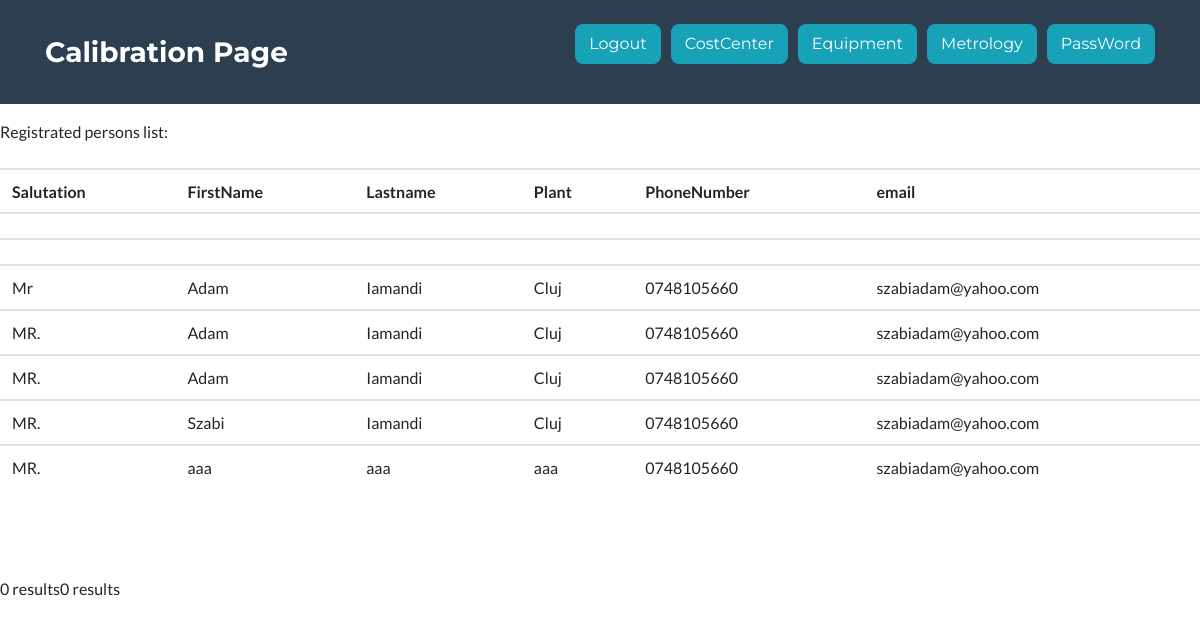
The app's page /index.php (signed in), older data.
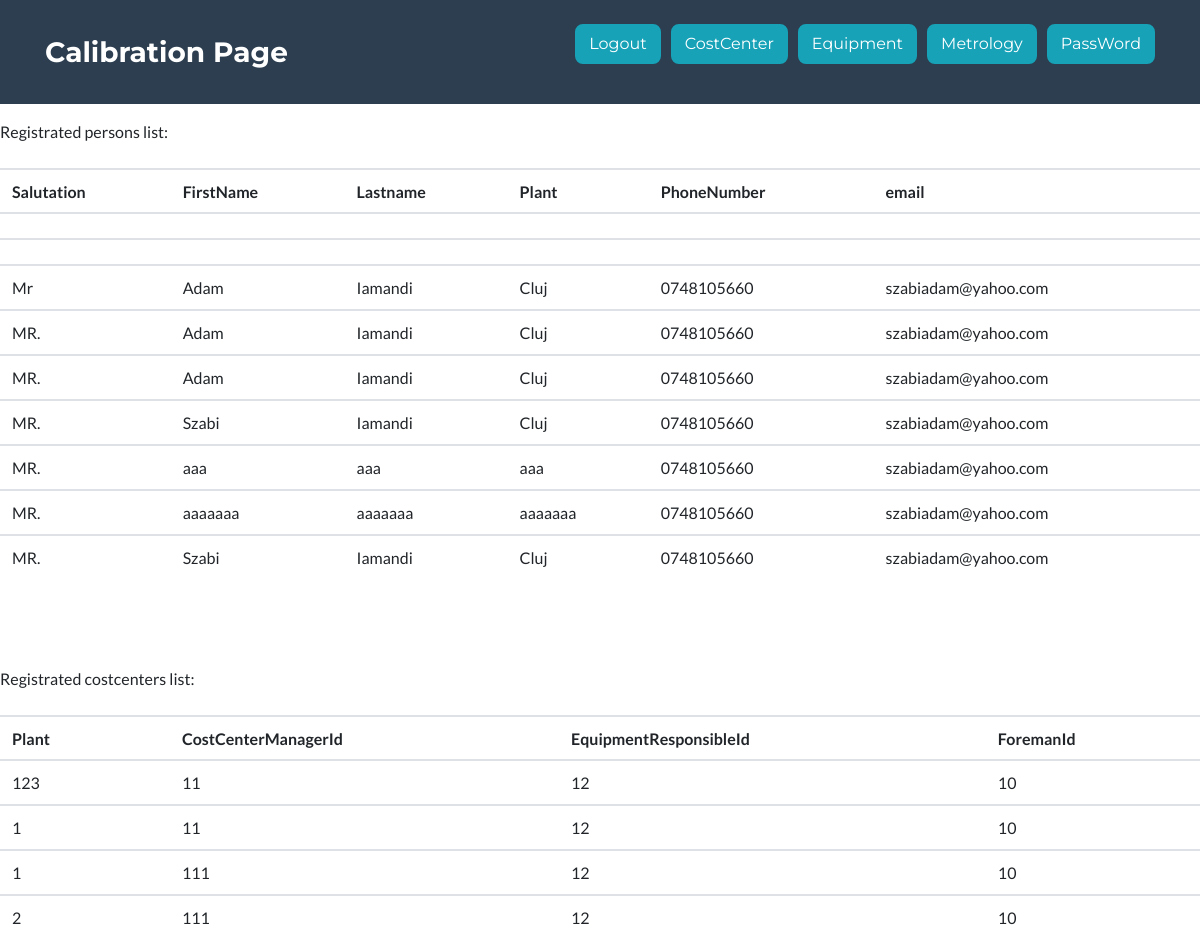
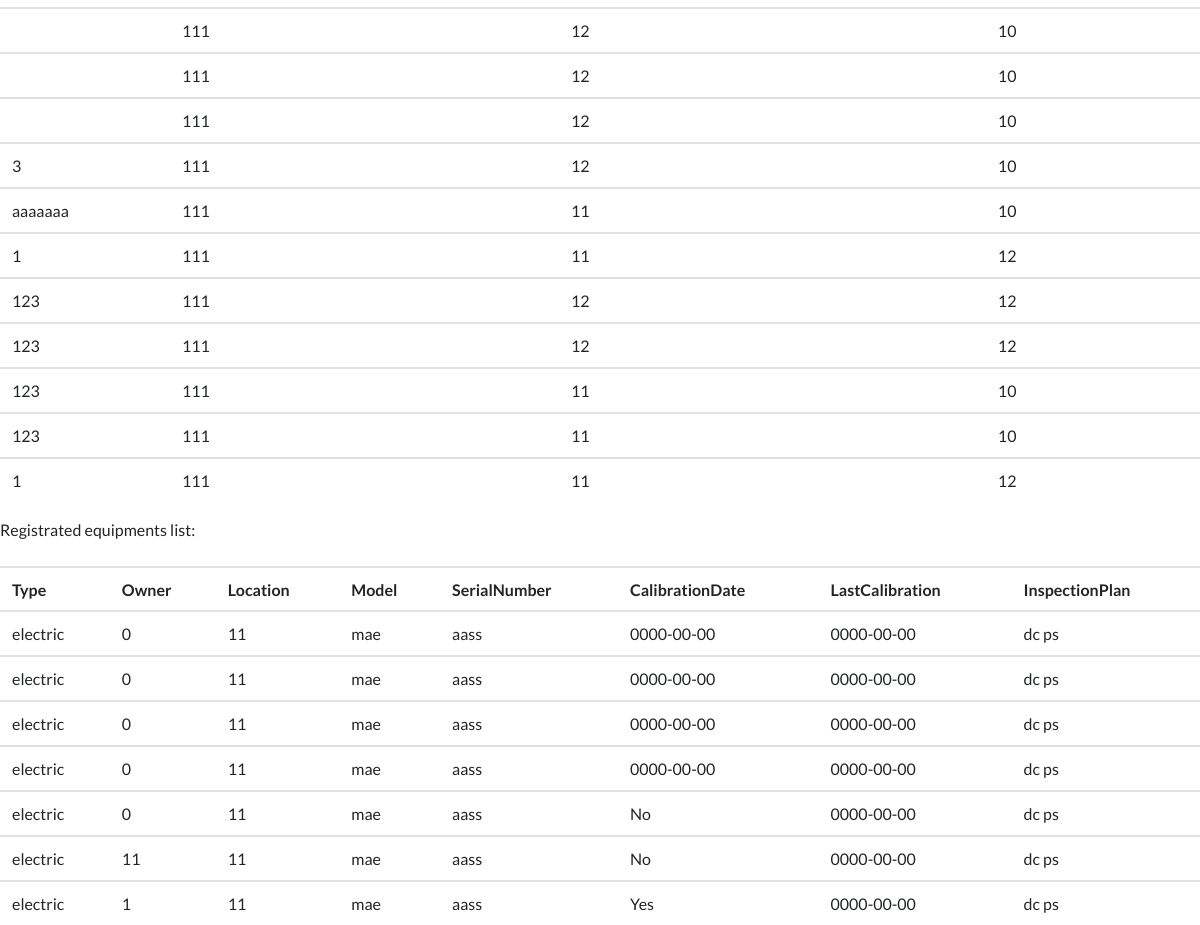
The same page, newer data (2 pictures, top to bottom).
### tables this page shows
CREATE TABLE `person` (
  `id` int(255) NOT NULL COMMENT 'person id',
  `salutation` varchar(256) NOT NULL,
  `firstName` varchar(256) NOT NULL,
  `lastName` varchar(256) NOT NULL,
  `plant` varchar(256) NOT NULL,
  `phoneNumber` varchar(10) NOT NULL,
  `email` varchar(256) NOT NULL,
  `password` varchar(255) DEFAULT NULL,
  `user` varchar(255) DEFAULT NULL
);

CREATE TABLE `costcenter1` (
  `costcenterId` int(255) NOT NULL,
  `plant` varchar(255) NOT NULL,
  `costCenterManagerId` int(255) NOT NULL,
  `equipmentResponsibleId` int(255) NOT NULL,
  `foremanId` int(255) NOT NULL
);

CREATE TABLE `equipment` (
  `equipmentId` int(255) NOT NULL,
  `type` varchar(255) NOT NULL,
  `owner` int(255) NOT NULL,
  `location` int(255) NOT NULL,
  `model` varchar(255) NOT NULL,
  `serialNumber` varchar(255) NOT NULL,
  `calibrationDate` varchar(255) NOT NULL,
  `lastCalibration` date NOT NULL,
  `inspectionPlan` varchar(255) NOT NULL
);

### index.php (the view, shortened to what this page needs)
<link rel="stylesheet" type="text/css" href="css/background.css">
<?php
if(isset($_SESSION['user']))
	include "header2.php";
	else include "header.php";
?>
<?php include "db_connect.php"; ?>
<?php
	if(isset($_SESSION['user'])) {
		$sql = "SELECT * FROM person";
		$result = $connection->query($sql);
					if($result->num_rows > 0) {
					echo "Registrated persons list:
					<br><br>
					<table class=\"table\">
					<tr>
					<th>Salutation</th>
					<th>FirstName</th>
    				<th>Lastname</th>
					<th>Plant</th>
					<th>PhoneNumber</th>
					<th>email</th>
					</tr>
					<tr>";
					while($row = $result->fetch_assoc()) {
						echo "<tr>";
						echo "<td>" . $row["salutation"] . "</td>";
						echo "<td>" . $row["firstName"] . "</td>";
						echo "<td>" . $row["lastName"] . "</td>";
						echo "<td>" . $row["plant"] . "</td>";
						echo "<td>" . $row["phoneNumber"] . "</td>";
						echo "<td>" . $row["email"] . "</td>";
						}
				echo "</table>";
			}
					else echo "0 results";
				echo "<br><br><br>";
			$sql2 = "SELECT * FROM costcenter1";
			$result = $connection->query($sql2);
					if($result->num_rows > 0) {
					echo "Registrated costcenters list:
					<br><br>
					<table class=\"table\">
					<tr>
					<th>Plant</th>
					<th>CostCenterManagerId</th>
    				<th>EquipmentResponsibleId</th>
					<th>ForemanId</th>
					</tr>
					<tr>";
					while($row = $result->fetch_assoc()) {
						echo "<tr>";
						echo "<td>" . $row["plant"] . "</td>";
						echo "<td>" . $row["costCenterManagerId"] . "</td>";
						echo "<td>" . $row["equipmentResponsibleId"] . "</td>";
						echo "<td>" . $row["foremanId"] . "</td>";
						}
				echo "</table>";
			}
					else echo "0 results";
			$sql3 = "SELECT * FROM equipment";
			$result = $connection->query($sql3);
					if($result->num_rows > 0) {
					echo "Registrated equipments list:
					<br><br>
					<table class=\"table\">
					<tr>
					<th>Type</th>
					<th>Owner</th>
    				<th>Location</th>
					<th>Model</th>
					<th>SerialNumber</th>
					<th>CalibrationDate</th>
    				<th>LastCalibration</th>
					<th>InspectionPlan</th>
					</tr>
					<tr>";
					while($row = $result->fetch_assoc()) {
						echo "<tr>";
						echo "<td>" . $row["type"] . "</td>";
						echo "<td>" . $row["owner"] . "</td>";
						echo "<td>" . $row["location"] . "</td>";
						echo "<td>" . $row["model"] . "</td>";
						echo "<td>" . $row["serialNumber"] . "</td>";
						echo "<td>" . $row["calibrationDate"] . "</td>";
						echo "<td>" . $row["lastCalibration"] . "</td>";
						echo "<td>" . $row["inspectionPlan"] . "</td>";
						}
				echo "</table>";
			}
					else echo "0 results";
	}
	else {
    echo '<div class="bg">
		<h3 class="bg1"> Hello, Welcome to the equipment database. If you want to review the equipment list, please register or login</h3>
	</div>';
	}
?>
</body>

### header2.php (shortened to what this page needs)
<!DOCTYPE html>
<html lang="en">
<head>
  <link href="vendor/fontawesome-free/css/all.min.css" rel="stylesheet" type="text/css">
  <link href="css/freelancer.min.css" rel="stylesheet">
  <link href="css/style.css" rel="stylesheet">
</head>
<body id="page-top">
  <nav class="navbar navbar-expand-lg bg-secondary fixed-top" id="mainNav">
    <div class="container">
    <a class="navbar-brand js-scroll-trigger" href="index.php">Calibration Page</a>
    <form method = "post">
    <div class="form-row">
	<div class="col-sm-0.5">
	</div>
	<div class="col-sm-1.5">
	<button type="submit" class="btn btn-info btn-block" name = "logout">Logout</button>
    </div>
	<div class="col-sm-1.5">
	<a role="button" class="btn btn-info btn-block" href="costcenter.php">CostCenter</a>
	</div>
	<div class="col-sm-1.5">
	<a role="button" class="btn btn-info btn-block" href="equipment.php">Equipment</a>
	</div>
	<div class="col-sm-1.5">
	<a role="button" class="btn btn-info btn-block" href="Metrology.php">Metrology</a>
	</div>
	<div class="col-sm-1.5">
	<a role="button" class="btn btn-info btn-block" href="password.php">PassWord</a>
	</div>
	</div>
	</form>
    </div>
</nav>
<br><br><br><br><br>

### css/background.css (style rules this page uses)
body, html { height: 100%; }

Row changes from the older to the newer data that the page shows:
added person: salutation "MR.", firstName "aaaaaaa", lastName "aaaaaaa", plant "aaaaaaa", phoneNumber "0748105660", email "szabiadam@yahoo.com"
added person: salutation "MR.", firstName "Szabi", lastName "Iamandi", plant "Cluj", phoneNumber "0748105660", email "szabiadam@yahoo.com"
added costcenter1: plant "123", costCenterManagerId "11", equipmentResponsibleId "12", foremanId "10"
added costcenter1: plant "1", costCenterManagerId "11", equipmentResponsibleId "12", foremanId "10"
added costcenter1: plant "1", costCenterManagerId "111", equipmentResponsibleId "12", foremanId "10"
added costcenter1: plant "2", costCenterManagerId "111", equipmentResponsibleId "12", foremanId "10"
added costcenter1: costCenterManagerId "111", equipmentResponsibleId "12", foremanId "10"
added costcenter1: costCenterManagerId "111", equipmentResponsibleId "12", foremanId "10"
added costcenter1: costCenterManagerId "111", equipmentResponsibleId "12", foremanId "10"
added costcenter1: plant "3", costCenterManagerId "111", equipmentResponsibleId "12", foremanId "10"
added costcenter1: plant "aaaaaaa", costCenterManagerId "111", equipmentResponsibleId "11", foremanId "10"
added costcenter1: plant "1", costCenterManagerId "111", equipmentResponsibleId "11", foremanId "12"
added costcenter1: plant "123", costCenterManagerId "111", equipmentResponsibleId "12", foremanId "12"
added costcenter1: plant "123", costCenterManagerId "111", equipmentResponsibleId "12", foremanId "12"
added costcenter1: plant "123", costCenterManagerId "111", equipmentResponsibleId "11", foremanId "10"
added costcenter1: plant "123", costCenterManagerId "111", equipmentResponsibleId "11", foremanId "10"
added costcenter1: plant "1", costCenterManagerId "111", equipmentResponsibleId "11", foremanId "12"
added equipment: type "electric", owner "0", location "11", model "mae", serialNumber "aass", calibrationDate "0000-00-00", lastCalibration "0000-00-00", inspectionPlan "dc ps"
added equipment: type "electric", owner "0", location "11", model "mae", serialNumber "aass", calibrationDate "0000-00-00", lastCalibration "0000-00-00", inspectionPlan "dc ps"
added equipment: type "electric", owner "0", location "11", model "mae", serialNumber "aass", calibrationDate "0000-00-00", lastCalibration "0000-00-00", inspectionPlan "dc ps"
added equipment: type "electric", owner "0", location "11", model "mae", serialNumber "aass", calibrationDate "0000-00-00", lastCalibration "0000-00-00", inspectionPlan "dc ps"
added equipment: type "electric", owner "0", location "11", model "mae", serialNumber "aass", calibrationDate "No", lastCalibration "0000-00-00", inspectionPlan "dc ps"
added equipment: type "electric", owner "11", location "11", model "mae", serialNumber "aass", calibrationDate "No", lastCalibration "0000-00-00", inspectionPlan "dc ps"
added equipment: type "electric", owner "1", location "11", model "mae", serialNumber "aass", calibrationDate "Yes", lastCalibration "0000-00-00", inspectionPlan "dc ps"
Text that changed along with them:
text no longer shown: "0 results 0 results"
text now shown: "Registrated costcenters list: Plant CostCenterManagerId EquipmentResponsibleId ForemanId Registrated equipments list: Type Owner Location Model SerialNumber CalibrationDate LastCalibration InspectionPlan"
